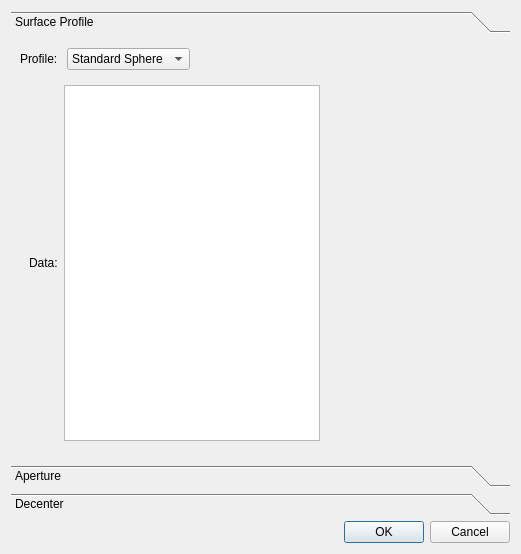
<?xml version="1.0" encoding="UTF-8"?>
<ui version="4.0">
 <class>SurfacePropertyDialog</class>
 <widget class="QDialog" name="SurfacePropertyDialog">
  <property name="geometry">
   <rect>
    <x>0</x>
    <y>0</y>
    <width>521</width>
    <height>554</height>
   </rect>
  </property>
  <property name="windowTitle">
   <string>Dialog</string>
  </property>
  <layout class="QGridLayout" name="gridLayout">
   <item row="1" column="0">
    <widget class="QDialogButtonBox" name="buttonBox">
     <property name="orientation">
      <enum>Qt::Horizontal</enum>
     </property>
     <property name="standardButtons">
      <set>QDialogButtonBox::Cancel|QDialogButtonBox::Ok</set>
     </property>
    </widget>
   </item>
   <item row="0" column="0">
    <widget class="QToolBox" name="toolBox">
     <property name="currentIndex">
      <number>0</number>
     </property>
     <widget class="QWidget" name="surfaceProfilePage">
      <property name="geometry">
       <rect>
        <x>0</x>
        <y>0</y>
        <width>497</width>
        <height>388</height>
       </rect>
      </property>
      <attribute name="label">
       <string>Surface Profile</string>
      </attribute>
      <layout class="QGridLayout" name="gridLayout_2">
       <item row="0" column="0">
        <widget class="QLabel" name="surfaceProfileLabel">
         <property name="text">
          <string>Profile: </string>
         </property>
        </widget>
       </item>
       <item row="0" column="1">
        <widget class="QComboBox" name="surfaceProfileTypeCombo">
         <property name="sizePolicy">
          <sizepolicy hsizetype="Fixed" vsizetype="Fixed">
           <horstretch>0</horstretch>
           <verstretch>0</verstretch>
          </sizepolicy>
         </property>
         <item>
          <property name="text">
           <string>Standard Sphere</string>
          </property>
         </item>
         <item>
          <property name="text">
           <string>Even Asphere</string>
          </property>
         </item>
        </widget>
       </item>
       <item row="0" column="2">
        <spacer name="horizontalSpacer_2">
         <property name="orientation">
          <enum>Qt::Horizontal</enum>
         </property>
         <property name="sizeHint" stdset="0">
          <size>
           <width>40</width>
           <height>20</height>
          </size>
         </property>
        </spacer>
       </item>
       <item row="1" column="0" colspan="3">
        <widget class="QStackedWidget" name="surfaceProfileStack">
         <property name="currentIndex">
          <number>1</number>
         </property>
         <widget class="QWidget" name="sphericalPage">
          <layout class="QGridLayout" name="gridLayout_3">
           <item row="0" column="1">
            <widget class="QLineEdit" name="sphericalRadiusEdit">
             <property name="sizePolicy">
              <sizepolicy hsizetype="Minimum" vsizetype="Fixed">
               <horstretch>0</horstretch>
               <verstretch>0</verstretch>
              </sizepolicy>
             </property>
            </widget>
           </item>
           <item row="0" column="0">
            <widget class="QLabel" name="label_2">
             <property name="text">
              <string>Radius:</string>
             </property>
            </widget>
           </item>
           <item row="1" column="0" colspan="2">
            <spacer name="verticalSpacer">
             <property name="orientation">
              <enum>Qt::Vertical</enum>
             </property>
             <property name="sizeHint" stdset="0">
              <size>
               <width>20</width>
               <height>40</height>
              </size>
             </property>
            </spacer>
           </item>
           <item row="0" column="2">
            <spacer name="horizontalSpacer">
             <property name="orientation">
              <enum>Qt::Horizontal</enum>
             </property>
             <property name="sizeHint" stdset="0">
              <size>
               <width>40</width>
               <height>20</height>
              </size>
             </property>
            </spacer>
           </item>
          </layout>
         </widget>
         <widget class="QWidget" name="evenAspherePage">
          <layout class="QGridLayout" name="gridLayout_5">
           <item row="0" column="0">
            <widget class="QLabel" name="label">
             <property name="text">
              <string>Data:</string>
             </property>
            </widget>
           </item>
           <item row="0" column="1">
            <widget class="QTableWidget" name="evenAsphereDataTable"/>
           </item>
           <item row="0" column="2">
            <spacer name="horizontalSpacer_3">
             <property name="orientation">
              <enum>Qt::Horizontal</enum>
             </property>
             <property name="sizeHint" stdset="0">
              <size>
               <width>40</width>
               <height>20</height>
              </size>
             </property>
            </spacer>
           </item>
          </layout>
         </widget>
        </widget>
       </item>
      </layout>
     </widget>
     <widget class="QWidget" name="aperturePage">
      <property name="geometry">
       <rect>
        <x>0</x>
        <y>0</y>
        <width>497</width>
        <height>388</height>
       </rect>
      </property>
      <attribute name="label">
       <string>Aperture</string>
      </attribute>
      <layout class="QGridLayout" name="gridLayout_4">
       <item row="0" column="0">
        <widget class="QLabel" name="label_3">
         <property name="text">
          <string>Type:</string>
         </property>
        </widget>
       </item>
       <item row="0" column="1">
        <widget class="QComboBox" name="apertureTypeCombo">
         <property name="sizePolicy">
          <sizepolicy hsizetype="Fixed" vsizetype="Fixed">
           <horstretch>0</horstretch>
           <verstretch>0</verstretch>
          </sizepolicy>
         </property>
         <item>
          <property name="text">
           <string>None</string>
          </property>
         </item>
         <item>
          <property name="text">
           <string>Circular</string>
          </property>
         </item>
        </widget>
       </item>
       <item row="0" column="2">
        <spacer name="horizontalSpacer_5">
         <property name="orientation">
          <enum>Qt::Horizontal</enum>
         </property>
         <property name="sizeHint" stdset="0">
          <size>
           <width>40</width>
           <height>20</height>
          </size>
         </property>
        </spacer>
       </item>
       <item row="1" column="0" colspan="3">
        <widget class="QStackedWidget" name="apertureStack">
         <property name="currentIndex">
          <number>1</number>
         </property>
         <widget class="QWidget" name="apertureNonePage"/>
         <widget class="QWidget" name="apertureCircularPage">
          <layout class="QGridLayout" name="gridLayout_6">
           <item row="0" column="0">
            <widget class="QLabel" name="label_4">
             <property name="text">
              <string>Radius:</string>
             </property>
            </widget>
           </item>
           <item row="1" column="0" colspan="2">
            <spacer name="verticalSpacer_2">
             <property name="orientation">
              <enum>Qt::Vertical</enum>
             </property>
             <property name="sizeHint" stdset="0">
              <size>
               <width>20</width>
               <height>40</height>
              </size>
             </property>
            </spacer>
           </item>
           <item row="0" column="1">
            <widget class="QLineEdit" name="circularRadiusEdit">
             <property name="sizePolicy">
              <sizepolicy hsizetype="Fixed" vsizetype="Fixed">
               <horstretch>0</horstretch>
               <verstretch>0</verstretch>
              </sizepolicy>
             </property>
            </widget>
           </item>
           <item row="0" column="2">
            <spacer name="horizontalSpacer_4">
             <property name="orientation">
              <enum>Qt::Horizontal</enum>
             </property>
             <property name="sizeHint" stdset="0">
              <size>
               <width>40</width>
               <height>20</height>
              </size>
             </property>
            </spacer>
           </item>
          </layout>
         </widget>
        </widget>
       </item>
      </layout>
     </widget>
     <widget class="QWidget" name="decenterPage">
      <attribute name="label">
       <string>Decenter</string>
      </attribute>
      <widget class="QLabel" name="label_5">
       <property name="geometry">
        <rect>
         <x>130</x>
         <y>40</y>
         <width>151</width>
         <height>16</height>
        </rect>
       </property>
       <property name="text">
        <string>Not implemented</string>
       </property>
      </widget>
     </widget>
    </widget>
   </item>
  </layout>
 </widget>
 <resources/>
 <connections>
  <connection>
   <sender>buttonBox</sender>
   <signal>accepted()</signal>
   <receiver>SurfacePropertyDialog</receiver>
   <slot>accept()</slot>
   <hints>
    <hint type="sourcelabel">
     <x>248</x>
     <y>254</y>
    </hint>
    <hint type="destinationlabel">
     <x>157</x>
     <y>274</y>
    </hint>
   </hints>
  </connection>
  <connection>
   <sender>buttonBox</sender>
   <signal>rejected()</signal>
   <receiver>SurfacePropertyDialog</receiver>
   <slot>reject()</slot>
   <hints>
    <hint type="sourcelabel">
     <x>316</x>
     <y>260</y>
    </hint>
    <hint type="destinationlabel">
     <x>286</x>
     <y>274</y>
    </hint>
   </hints>
  </connection>
 </connections>
</ui>
